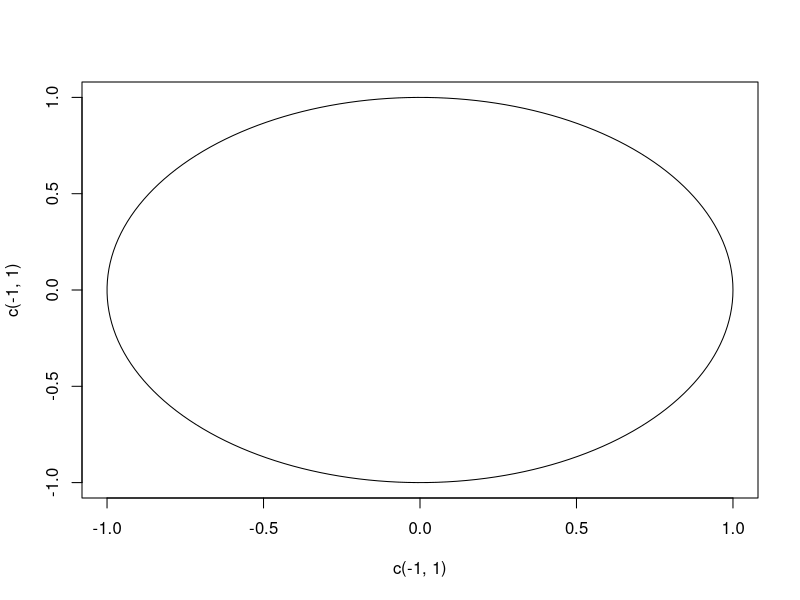

This chart was generated by the following R code:
# initialize a plot
plot(c(-1, 1), c(-1, 1), type = "n")

# prepare "circle data"
radius = 1
center_x = 0
center_y = 0
theta = seq(0, 2 * pi, length = 200) # angles for drawing points around the circle

# draw the circle
lines(x = radius * cos(theta) + center_x, y = radius * sin(theta) + center_y)

